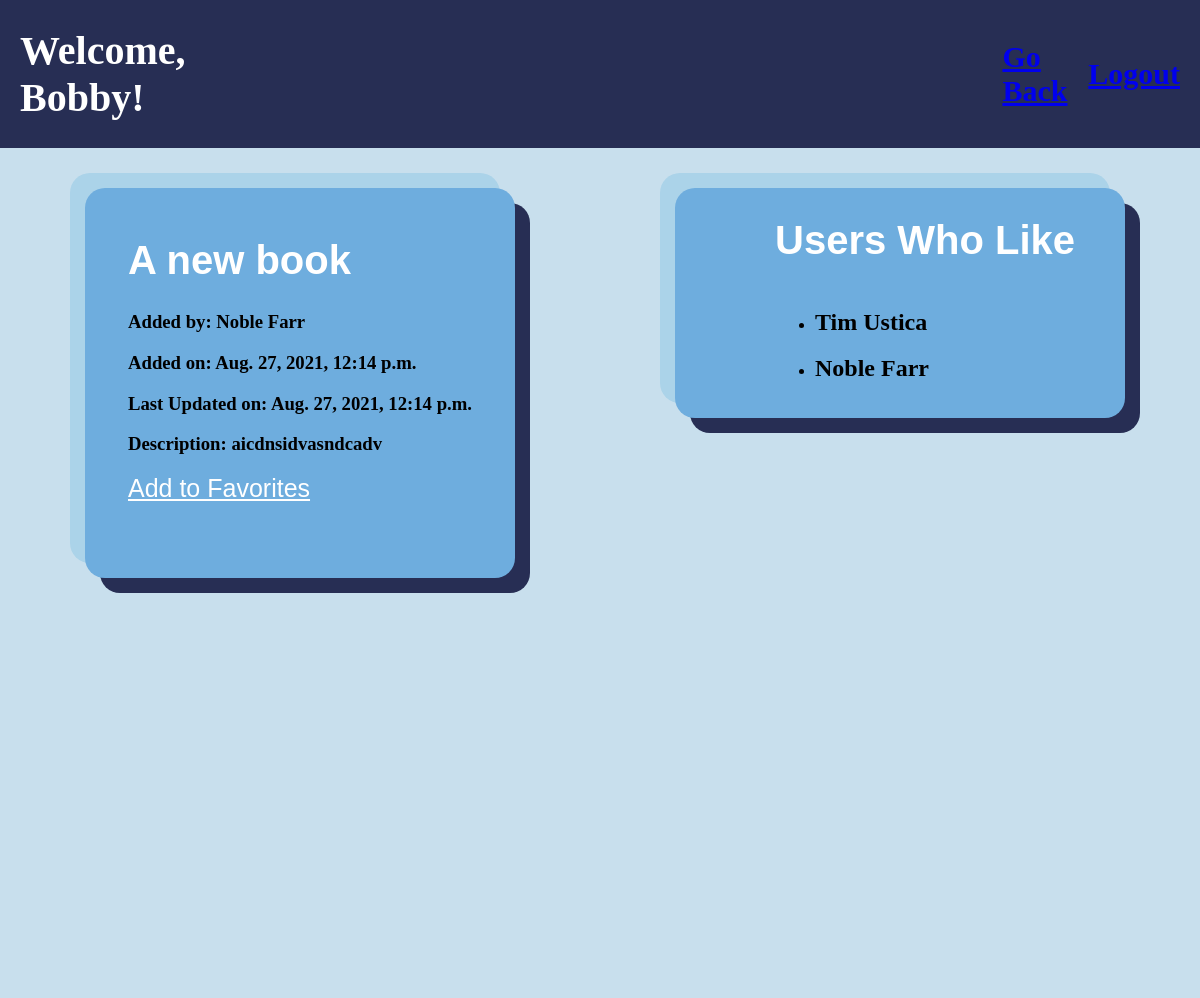
Screenshot of /book_page/21 (signed in) with the database file from the repository.
### books/models.py (models this page shows)
class User(models.Model):
    first_name = models.CharField(max_length=255)
    last_name = models.CharField(max_length=255)
    email = models.CharField(max_length=255)
    password = models.CharField(max_length=255)
    created_at = models.DateTimeField(auto_now_add=True)
    updated_at = models.DateTimeField(auto_now=True)
    objects = UserManager()

class Book(models.Model):
    title = models.CharField(max_length=255)
    description = models.TextField(default="Book Description")
    uploaded_by = models.ForeignKey(User, related_name="books_uploaded", on_delete=CASCADE)
    users_who_liked = models.ManyToManyField(User, related_name="books_liked")
    created_at = models.DateTimeField(auto_now_add=True)
    updated_at = models.DateTimeField(auto_now=True)
    objects = BookManager()

### books/views.py (the view)
# urls.py: path('book_page/<int:id>', views.book_page),
def book_page(request, id):
    user = User.objects.get(id=request.session['userid'])
    book = Book.objects.filter(id=id)
    if book:
        current_book = book[0]
    context = {
        "book": current_book,
        "user": user
    }
    return render(request, 'book_page.html', context)

### books/templates/book_page.html (shortened to what this page needs)
<!DOCTYPE html>
<html lang="en">
<head>
    <link rel="stylesheet" href="/static/login_and_register.css">
</head>
<body>
    <div class="header">
        <h1 id="fav_books">Welcome, {{user.first_name}}!</h1>
        <h2 id="go_back"><a href="/favorite_books">Go Back</a></h2>
        <h2 id="logout"><a href="/">Logout</a></h2>
    </div>
    <section id="grid_bookpage">
        <div class="book_container">
            <div action="/login_user">
                <form action="/delete_book/{{book.id}}" method="POST" id="delete_book">
                    <h1 id="register_header">{{book.title}}</h1>
                </form>
                <div id="view_book_container">
                    <h3 class="book_field">Added by: {{book.uploaded_by.first_name}} {{book.uploaded_by.last_name}}</h3>
                    <h3 class="book_field">Added on: {{book.created_at}}</h3>
                    <h3 class="book_field">Last Updated on: {{book.updated_at}}</h3>
                    {% if book.uploaded_by.id == request.session.userid %}
                        <form action="/edit_book/{{book.id}}" id="description_field" method="POST">
                            {% csrf_token %}
                            <h3 class="book_field">Description: </h3>
                            <input type="hidden" name="title" value="{{book.title}}">
                            <textarea name="description" id="edit_description" cols="25" rows="3">{{book.description}}</textarea>
                            <div id="update_buttons">
                                <button class="edit_button">Update</button>
                            </div>
                        </form>
                    {% else %}
                        <h3>Description: {{book.description}}</h3>
                    {% endif %}
                    {% if user not in book.users_who_liked.all %}
                        <a href="/add_fav/{{book.id}}" class="label_field">Add to Favorites</a>
                    {% endif %}
                </div>
            </div>
        </div>
        <div class="list_of_books">
            <h1 id="register_header">Users Who Like</h1>
            <ul>
                {% for user in book.users_who_liked.all %}
                    <li><h2>{{user.first_name}} {{user.last_name}}{% if request.session.userid == user.id %} <a href="/unfavorite/{{book.id}}"> (Unfavorite)</a> {% endif %}</h2></li>
                {% endfor %}
            </ul>
        </div>
    </section>
</body>
</html>

### books/static/login_and_register.css (style rules this page uses)
.header { width: 100%; height: auto; background-color: #272E54; display: flex; justify-content: space-between; align-items: center; }
#fav_books { color: white; padding-left: 20px; font-size: 40px; }
#logout { font-size: 30px; color: white; padding-right: 20px; }
body { margin: 0px; }
#grid_bookpage { width: 100%; height: 100vh; display: grid; grid-template-columns: repeat(2, 1fr); grid-template-rows: repeat(1, 1fr); background-color: #C8DFED; padding-bottom: 50px; }
.list_of_books { margin: 40px 75px 20px 75px; padding-left: 100px; height: auto; display: flex; flex-direction: column; align-self: flex-start; background-color: #6EADDE; border-radius: 20px; box-shadow: 15px 15px #272E54, -15px -15px #ABD3E9; }
.book_container { margin: 40px 85px 20px 85px; padding: 20px; min-height: 315px; max-height: 350px; display: flex; flex-direction: column; align-items: center; background-color: #6EADDE; border-radius: 20px; box-shadow: 15px 15px #272E54, -15px -15px #ABD3E9; }
#go_back { margin-left: 750px; font-size: 30px; color: white; }
#register_header { margin: 30px 0px 10px 0px; font-family: 'Gill Sans', 'Gill Sans MT', Calibri, 'Trebuchet MS', sans-serif; font-size: 40px; color: white; }
.label_field { color: white; font-size: 25px; font-family: 'Gill Sans', 'Gill Sans MT', Calibri, 'Trebuchet MS', sans-serif; width: 40%; }
#delete_book { display: flex; align-items: center; }

### rows the page displays
User: first_name "Bobby"
Book: title "A new book", uploaded_by.first_name "Noble", uploaded_by.last_name "Farr", created_at "Aug. 27, 2021, 12:14 p.m.", updated_at "Aug. 27, 2021, 12:14 p.m.", description "aicdnsidvasndcadv"
User: first_name "Tim", last_name "Ustica"
User: first_name "Noble", last_name "Farr"
